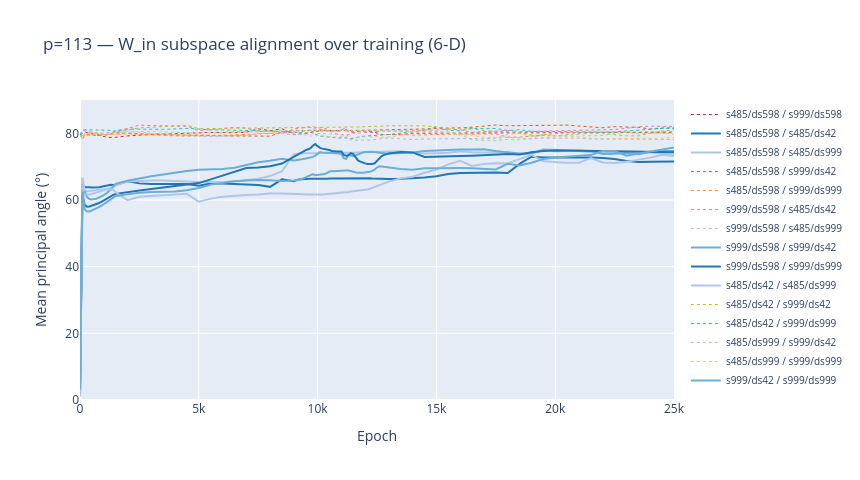

The notebook cell this image was saved under:
### Code cell
epochs = alignment["epochs"]
pairs  = alignment["pairs"]
traces = alignment["angle_traces"]

_SAME_SEED_COLORS  = ["#1f77b4", "#aec7e8", "#6baed6"]   # blues
_DIFF_SEED_COLORS  = ["#d62728", "#e6550d", "#fd8d3c",
                      "#e377c2", "#c5b0d5", "#bcbd22",
                      "#17becf", "#98df8a", "#ffbb78"]

same_idx, diff_idx = 0, 0
fig = go.Figure()

for (i, j, label, same_seed) in pairs:
    if same_seed:
        color = _SAME_SEED_COLORS[same_idx % len(_SAME_SEED_COLORS)]
        same_idx += 1
        dash, width = "solid", 2
    else:
        color = _DIFF_SEED_COLORS[diff_idx % len(_DIFF_SEED_COLORS)]
        diff_idx += 1
        dash, width = "dot", 1

    fig.add_trace(go.Scatter(
        x=epochs, y=traces[(i, j)],
        mode="lines",
        name=label,
        line=dict(color=color, dash=dash, width=width),
    ))

fig.update_layout(
    title=f"p={PRIME} — W_in subspace alignment over training ({N_GLOBAL_COMPONENTS}-D)",
    xaxis_title="Epoch",
    yaxis_title="Mean principal angle (°)",
    yaxis_range=[0, 90],
    height=480, width=860,
    legend=dict(font=dict(size=10)),
)
fig.show()
